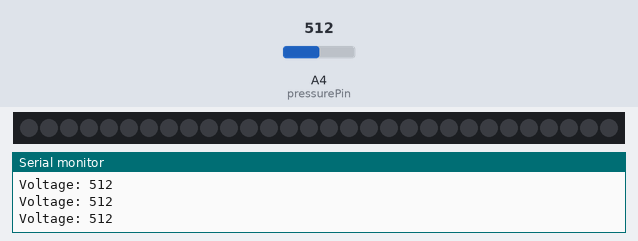
The sketch below on a simulated Arduino Uno, built with avr-gcc and run on an emulated ATmega328P. On the bench: 30 RGB LEDs in strip order, left to right, the last lines printed to the serial monitor. The test bench sets the inputs (shaded band); at power-on: A4 (pressurePin) = 512.

Above: at 1.2 s.
1.3 s: A4 (pressurePin) set to 987
2.8 s: A4 (pressurePin) set to 1017
At 4.0 s:
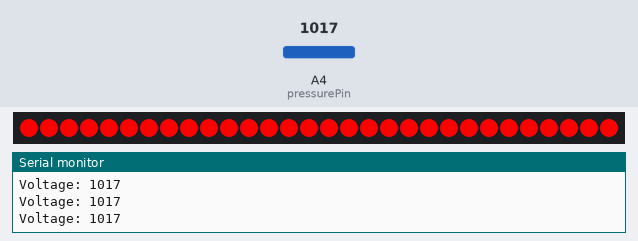
4.3 s: A4 (pressurePin) set to 990
At 5.4 s:
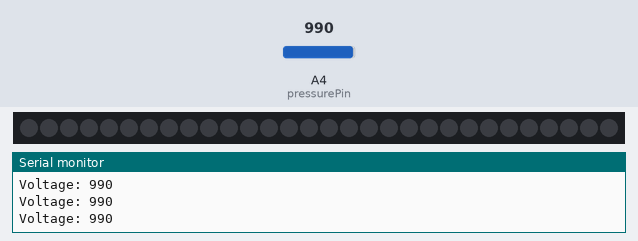
5.8 s: A4 (pressurePin) set to 1010
At 6.3 s:
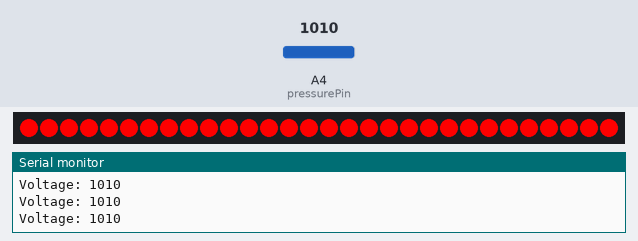
Timing chart, 0 to 8.3 s (numbered marks = the images above; inputs shaded):
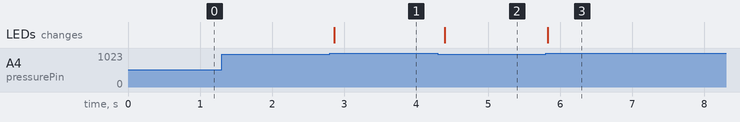

The sketch:

velostat_serial.ino
```cpp
#include <Adafruit_NeoPixel.h>


int pressurePin = A4;

#define PIN_NEO_PIXEL 2  // The ESP32 pin GPIO2 connected to NeoPixel
#define NUM_PIXELS 30     // The number of LEDs (pixels) on NeoPixel LED strip

Adafruit_NeoPixel NeoPixel(NUM_PIXELS, PIN_NEO_PIXEL, NEO_GRB + NEO_KHZ800);

void setup() {
  // initialize serial communications at 9600 bps:
  Serial.begin(115200); // Starts the serial communication
  pinMode(pressurePin, INPUT_PULLUP);
  NeoPixel.begin();  // initialize NeoPixel strip object
}

void loop() {
  int sensorValue = analogRead(pressurePin);
  Serial.print("Voltage: ");
  Serial.println(sensorValue);

  if (sensorValue > 3000) {
    for (int pixel = 0; pixel < NUM_PIXELS; pixel++) {           // for each pixel
      NeoPixel.setPixelColor(pixel, NeoPixel.Color(0, 255, 0));  // it only takes effect if pixels.show() is called
    }
  }
  else if (sensorValue > 1000) {
    for (int pixel = 0; pixel < NUM_PIXELS; pixel++) {           // for each pixel
      NeoPixel.setPixelColor(pixel, NeoPixel.Color(255, 0, 0));  // it only takes effect if pixels.show() is called
    }
  }
  else {
    for (int pixel = 0; pixel < NUM_PIXELS; pixel++) {
      NeoPixel.setPixelColor(pixel, NeoPixel.Color(0, 0, 0));
    }
  }

  NeoPixel.show();                                           // update to the NeoPixel Led Strip
  delay(100);

}
```

Measured:
- the behaviour switches between 1000 and 1001 on A4 (pressurePin) (found by bisection; images 0 and 1)
- after the input at 2.8 s, the LEDs: change after 0.06 s (image 1)
- after the input at 4.3 s, the LEDs: change after 0.10 s (image 2)
- after the input at 5.8 s, the LEDs: change at once (image 3)
